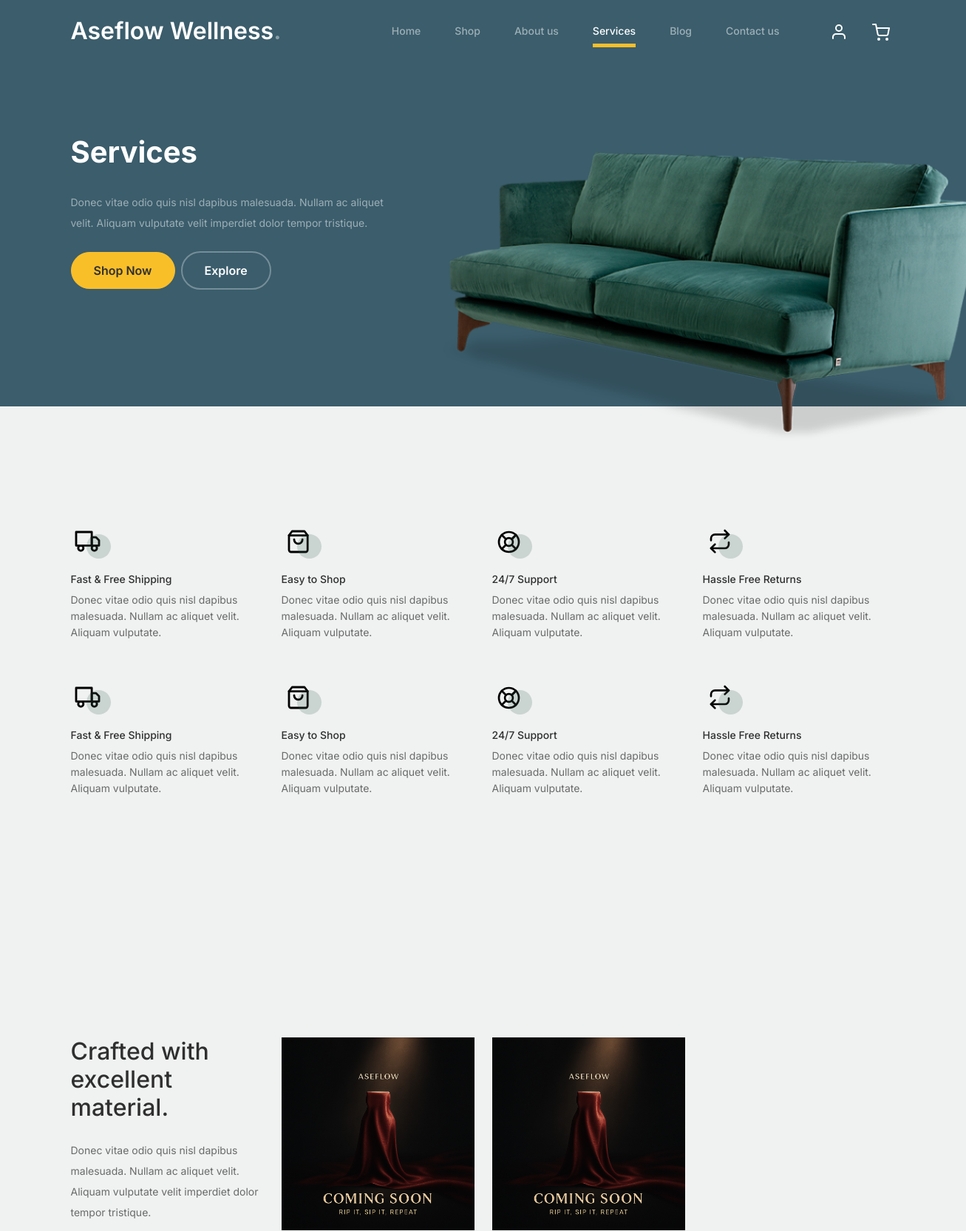
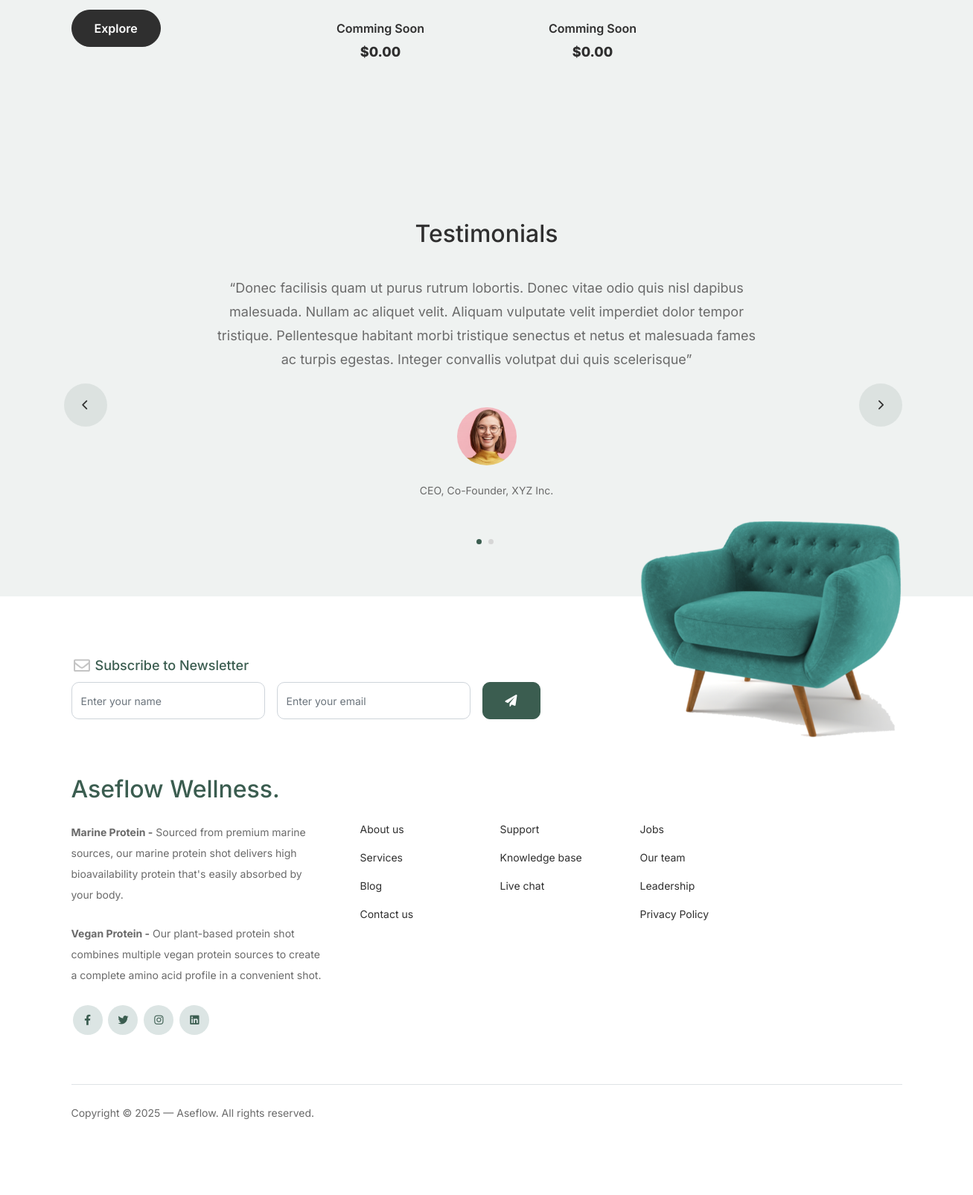
Page /services/ on the committed database (2 pictures, top to bottom).
### core/models.py (models this page shows, shortened)
class Product(models.Model):
    name = models.CharField(max_length=255)
    price = models.DecimalField(decimal_places=2, max_digits=10)
    image = models.ImageField(upload_to='products/')
    short_description = models.TextField(null=True, blank=True)

class Testimonial(models.Model):
    user = models.ForeignKey(User, on_delete=models.CASCADE, related_name='testimonials')
    job = models.CharField(max_length=50)
    review = models.TextField()
    image = models.ImageField(upload_to='testimonials/', null=True, blank=True)

### core/views.py (the view)
# urls.py: path('services/', service_view, name='services'),
def service_view(request):
    context = {
        'products': Product.objects.all().order_by('-id')[:3],
        'testimonials': Testimonial.objects.select_related('user').all()
    }
    return render(request, 'core/services.html', context)

### templates/core/services.html (shortened to what this page needs)
{% load static %}
<!doctype html>
<html lang="en">
<head>
		<link href="{% static 'css/bootstrap.min.css' %}" rel="stylesheet">
		<link href="https://cdnjs.cloudflare.com/ajax/libs/font-awesome/6.0.0-beta3/css/all.min.css" rel="stylesheet">
		<link href="{% static 'css/tiny-slider.css' %}" rel="stylesheet">
		<link href="{% static 'css/style.css' %}" rel="stylesheet">
	</head>
	<body>
		<nav class="custom-navbar navbar navbar navbar-expand-md navbar-dark bg-dark" arial-label="Furni navigation bar">
			<div class="container">
				<a class="navbar-brand" href="{% url 'home' %}">Aseflow Wellness<span>.</span></a>
				<div class="collapse navbar-collapse" id="navbarsFurni">
					<ul class="custom-navbar-nav navbar-nav ms-auto mb-2 mb-md-0">
						<li class="nav-item">
							<a class="nav-link" href="{% url 'home' %}">Home</a>
						</li>
						<li><a class="nav-link" href="{% url 'shop' %}">Shop</a></li>
						<li><a class="nav-link" href="{% url 'about' %}">About us</a></li>
						<li class="active"><a class="nav-link" href="{% url 'services' %}">Services</a></li>
						<li><a class="nav-link" href="{% url 'blog' %}">Blog</a></li>
						<li><a class="nav-link" href="{% url 'contact' %}">Contact us</a></li>
					</ul>
					<ul class="custom-navbar-cta navbar-nav mb-2 mb-md-0 ms-5">
						<li><a class="nav-link" href="{% if request.user.username %} {% url 'logout' %} {% else %} {% url 'login' %} {% endif %}"><img src="{% static 'images/user.svg' %}"></a></li>
						<li><a class="nav-link" href="{% url 'cart' %}"><img src="{% static 'images/cart.svg' %}"></a></li>
					</ul>
				</div>
			</div>
		</nav>
			<div class="hero">
				<div class="container">
					<div class="row justify-content-between">
						<div class="col-lg-5">
							<div class="intro-excerpt">
								<h1>Services</h1>
								<p class="mb-4">Donec vitae odio quis nisl dapibus malesuada. Nullam ac aliquet velit. Aliquam vulputate velit imperdiet dolor tempor tristique.</p>
								<p><a href="" class="btn btn-secondary me-2">Shop Now</a><a href="#" class="btn btn-white-outline">Explore</a></p>
							</div>
						</div>
						<div class="col-lg-7">
							<div class="hero-img-wrap">
								<img src="{% static 'images/couch.png' %}" class="img-fluid">
							</div>
						</div>
					</div>
				</div>
			</div>
		<div class="why-choose-section">
			<div class="container">
				<div class="row my-5">
					<div class="col-6 col-md-6 col-lg-3 mb-4">
						<div class="feature">
							<div class="icon">
								<img src="{% static 'images/truck.svg' %}" alt="Image" class="imf-fluid">
							</div>
							<h3>Fast &amp; Free Shipping</h3>
							<p>Donec vitae odio quis nisl dapibus malesuada. Nullam ac aliquet velit. Aliquam vulputate.</p>
						</div>
					</div>
					<div class="col-6 col-md-6 col-lg-3 mb-4">
						<div class="feature">
							<div class="icon">
								<img src="{% static 'images/bag.svg' %}" alt="Image" class="imf-fluid">
							</div>
							<h3>Easy to Shop</h3>
							<p>Donec vitae odio quis nisl dapibus malesuada. Nullam ac aliquet velit. Aliquam vulputate.</p>
						</div>
					</div>
					<div class="col-6 col-md-6 col-lg-3 mb-4">
						<div class="feature">
							<div class="icon">
								<img src="{% static 'images/support.svg' %}" alt="Image" class="imf-fluid">
							</div>
							<h3>24/7 Support</h3>
							<p>Donec vitae odio quis nisl dapibus malesuada. Nullam ac aliquet velit. Aliquam vulputate.</p>
						</div>
					</div>
					<div class="col-6 col-md-6 col-lg-3 mb-4">
						<div class="feature">
							<div class="icon">
								<img src="{% static 'images/return.svg' %}" alt="Image" class="imf-fluid">
							</div>
							<h3>Hassle Free Returns</h3>
							<p>Donec vitae odio quis nisl dapibus malesuada. Nullam ac aliquet velit. Aliquam vulputate.</p>
						</div>
					</div>
					<div class="col-6 col-md-6 col-lg-3 mb-4">
						<div class="feature">
							<div class="icon">
								<img src="{% static 'images/truck.svg' %}" alt="Image" class="imf-fluid">
							</div>
							<h3>Fast &amp; Free Shipping</h3>
							<p>Donec vitae odio quis nisl dapibus malesuada. Nullam ac aliquet velit. Aliquam vulputate.</p>
						</div>
					</div>
					<div class="col-6 col-md-6 col-lg-3 mb-4">
						<div class="feature">
							<div class="icon">
								<img src="{% static 'images/bag.svg' %}" alt="Image" class="imf-fluid">
							</div>
							<h3>Easy to Shop</h3>
							<p>Donec vitae odio quis nisl dapibus malesuada. Nullam ac aliquet velit. Aliquam vulputate.</p>
						</div>
					</div>
					<div class="col-6 col-md-6 col-lg-3 mb-4">
						<div class="feature">
							<div class="icon">
								<img src="{% static 'images/support.svg' %}" alt="Image" class="imf-fluid">
							</div>
							<h3>24/7 Support</h3>
							<p>Donec vitae odio quis nisl dapibus malesuada. Nullam ac aliquet velit. Aliquam vulputate.</p>
						</div>
					</div>
					<div class="col-6 col-md-6 col-lg-3 mb-4">
						<div class="feature">
							<div class="icon">
								<img src="{% static 'images/return.svg' %}" alt="Image" class="imf-fluid">
							</div>
							<h3>Hassle Free Returns</h3>
							<p>Donec vitae odio quis nisl dapibus malesuada. Nullam ac aliquet velit. Aliquam vulputate.</p>
						</div>
					</div>
				</div>
			</div>
		</div>
		<div class="product-section">
			<div class="container">
				<div class="row">
					<div class="col-md-12 col-lg-3 mb-5 mb-lg-0">
						<h2 class="mb-4 section-title">Crafted with excellent material.</h2>
						<p class="mb-4">Donec vitae odio quis nisl dapibus malesuada. Nullam ac aliquet velit. Aliquam vulputate velit imperdiet dolor tempor tristique. </p>
						<p><a href="{% url 'shop' %}" class="btn">Explore</a></p>
					</div>
                        {% for product in products %}
					        <div class="col-12 col-md-4 col-lg-3 mb-5 mb-md-0">
						<a class="product-item" href="{% url 'cart' %}?product_id={{ product.id }}&action=plus">
							<img src="{{ product.image.url }}" class="img-fluid product-thumbnail">
							<h3 class="product-title">{{ product.name }}</h3>
							<strong class="product-price">${{ product.price }}</strong>
						</a>
					</div>
                        {% endfor %}
				</div>
			</div>
		</div>
		<div class="testimonial-section">
			<div class="container">
				<div class="row">
					<div class="col-lg-7 mx-auto text-center">
						<h2 class="section-title">Testimonials</h2>
					</div>
				</div>
				<div class="row justify-content-center">
					<div class="col-lg-12">
						<div class="testimonial-slider-wrap text-center">
							<div id="testimonial-nav">
								<span class="prev" data-controls="prev"><span class="fa fa-chevron-left"></span></span>
								<span class="next" data-controls="next"><span class="fa fa-chevron-right"></span></span>
							</div>
							<div class="testimonial-slider">
								{% for testimonial in testimonials %}
								    <div class="item">
									<div class="row justify-content-center">
										<div class="col-lg-8 mx-auto">
											<div class="testimonial-block text-center">
												<blockquote class="mb-5">
													<p>&ldquo;{{ testimonial.review }}&rdquo;</p>
												</blockquote>
												<div class="author-info">
													<div class="author-pic">
														<img src="{{ testimonial.image.url }}" alt="Maria Jones" class="img-fluid">
													</div>
													<span class="position d-block mb-3">CEO, Co-Founder, XYZ Inc.</span>
												</div>
											</div>
										</div>
									</div>
								</div>
								{% endfor %}
							</div>
						</div>
					</div>
				</div>
			</div>
		</div>
		<footer class="footer-section">
			<div class="container relative">
				<div class="sofa-img">
					<img src="{% static 'images/sofa.png' %}" alt="Image" class="img-fluid">
				</div>
				<div class="row">
					<div class="col-lg-8">
						<div class="subscription-form">
							<h3 class="d-flex align-items-center"><span class="me-1"><img src="{% static 'images/envelope-outline.svg' %}" alt="Image" class="img-fluid"></span><span>Subscribe to Newsletter</span></h3>
							<form action="{% url 'home' %}?page=services" class="row g-3" method="post">
								<div class="col-auto">
									<input type="text" class="form-control" placeholder="Enter your name" name="name">
								</div>
								<div class="col-auto">
									<input type="email" class="form-control" placeholder="Enter your email" name="email">
								</div>
								<div class="col-auto">
									<button class="btn btn-primary" type="submit">
										<span class="fa fa-paper-plane"></span>
									</button>
								</div>
							</form>
						</div>
					</div>
				</div>
				<div class="row g-5 mb-5">
					<div class="col-lg-4">
						<div class="mb-4 footer-logo-wrap"><a href="#" class="footer-logo">Aseflow Wellness<span>.</span></a></div>
						<p class="mb-4"> <strong>Marine Protein -</strong> Sourced from premium marine sources, our marine protein shot delivers high bioavailability protein that's easily absorbed by your body.</p>
						<p class="mb-4"> <strong>Vegan Protein -</strong> Our plant-based protein shot combines multiple vegan protein sources to create a complete amino acid profile in a convenient shot.</p>
						<ul class="list-unstyled custom-social">
							<li><a href="#"><span class="fa fa-brands fa-facebook-f"></span></a></li>
							<li><a href="#"><span class="fa fa-brands fa-twitter"></span></a></li>
							<li><a href="#"><span class="fa fa-brands fa-instagram"></span></a></li>
							<li><a href="#"><span class="fa fa-brands fa-linkedin"></span></a></li>
						</ul>
					</div>
					<div class="col-lg-8">
						<div class="row links-wrap">
							<div class="col-6 col-sm-6 col-md-3">
								<ul class="list-unstyled">
									<li><a href="#">About us</a></li>
									<li><a href="#">Services</a></li>
									<li><a href="#">Blog</a></li>
									<li><a href="#">Contact us</a></li>
								</ul>
							</div>
							<div class="col-6 col-sm-6 col-md-3">
								<ul class="list-unstyled">
									<li><a href="#">Support</a></li>
									<li><a href="#">Knowledge base</a></li>
									<li><a href="#">Live chat</a></li>
								</ul>
							</div>
							<div class="col-6 col-sm-6 col-md-3">
								<ul class="list-unstyled">
									<li><a href="#">Jobs</a></li>
									<li><a href="#">Our team</a></li>
									<li><a href="#">Leadership</a></li>
									<li><a href="#">Privacy Policy</a></li>
								</ul>
							</div>
						</div>
					</div>
				</div>
				<div class="border-top copyright">
					<div class="row pt-4">
						<div class="col-lg-6">
							<p class="mb-2 text-center text-lg-start">Copyright &copy; <script>document.write(new Date().getFullYear());</script> &mdash; Aseflow. All rights reserved.</p></p>
						</div>
						<div class="col-lg-6 text-center text-lg-end">
						</div>
					</div>
				</div>
			</div>
		</footer>
	</body>
</html>

### static/css/tiny-slider.css (style rules this page uses)
.tns-slider { -webkit-transition:all 0s;-moz-transition:all 0s;transition:all 0s }
.tns-slider>.tns-item { -webkit-box-sizing:border-box;-moz-box-sizing:border-box;box-sizing:border-box }
.tns-horizontal.tns-subpixel { white-space:nowrap }
.tns-horizontal.tns-subpixel>.tns-item { display:inline-block;vertical-align:top;white-space:normal }

### rows in the picture
Product: image (picture), name "Comming Soon", price "0.00"
Product: image (picture), name "Comming Soon", price "0.00"
Testimonial: review "Donec facilisis quam ut purus rutrum lobortis. Donec vitae odio quis nisl dapibus malesuada. Nullam ac aliquet velit. Aliquam vulputate velit imperdiet dolor tempor tristique. Pellentesque habitant morbi tristique senectus et netus et malesuada fames ac turpis egestas. Integer convallis volutpat dui quis scelerisque", image (picture)
